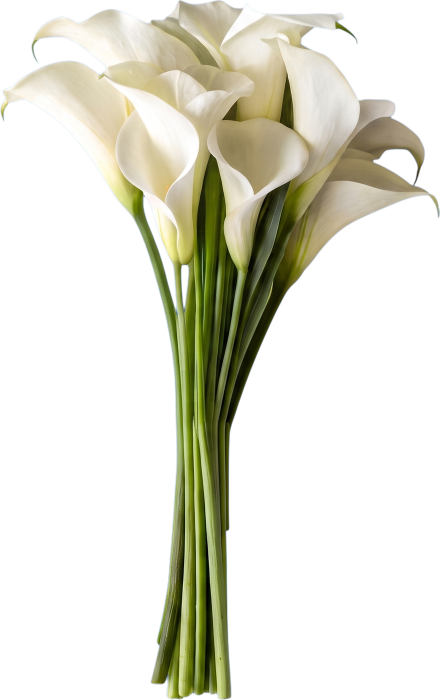
#> input picture assets/flowers/calla-putih.png, 879 x 1400 px, given in place of tulip-putih.png, which was not available (shown at 1/2 size)
$ python measure_bouquet.py ../../assets/flowers ../../assets/flowers/carnation-pink.png 1.0 1.0
#> lines starting #> are read from the running program, lines starting #| are printed output that depends on the picture; after the words box and inside, x2 and y2 are one past the last pixel; in counts of white or black regions, pixels touching at a corner belong together; pictures that were not available may be replaced by others from this repository, and a replacement may not be noted
"""Measure where a bouquet is held and how big it is drawn, relative to a reference.

In the app a bouquet is drawn with its `grip` point on the fist and a height of
`size` x knuckle span (index knuckle to pinky knuckle, landmarks 5 and 17).
To make every bouquet feel equally big in the hand, its flower head is matched
to the reference bouquet (White tulips) in two ways, and the smaller wins:

  area   sqrt(opaque pixels above the grip)    -> same visual mass
  width  3rd-97th percentile column span       -> never wider than 1.05x the reference

The grip is placed `gap` knuckle spans below the lowest bloom, so a strip of bare
stem shows between the flowers and the fingers (approved bouquets use 1-1.5).

Usage:  python measure_bouquet.py FLOWERS_DIR name bloom_bottom [gap]
        bloom_bottom = y (0-1) of the lowest petal, read off the image
Prints a flowers.js-ready `grip` and `size`.
"""
import sys

import numpy as np
from PIL import Image

REFERENCE = ("tulip-putih", 0.673, 3.92)  # id, grip y, size: the bouquet everything is matched to


def alpha(path):
    return np.asarray(Image.open(path))[..., 3] > 128


def head(mask, grip_y):
    above = mask[: int(grip_y * mask.shape[0])]
    cols = np.where(above.sum(0) > 2)[0]
    return np.sqrt(above.sum()), np.percentile(cols, 97) - np.percentile(cols, 3)


def measure(folder, name, bloom_bottom, gap=1.15):
#> called with folder = '../../assets/flowers', name = '../../assets/flowers/carnation-pink.png', bloom_bottom = 1, gap = 1
    ref_id, ref_grip, ref_size = REFERENCE
    ref = alpha(f"{folder}/{ref_id}.png")
#> in alpha, `return np.asarray(Image.open(path))[..., 3] > 128`:
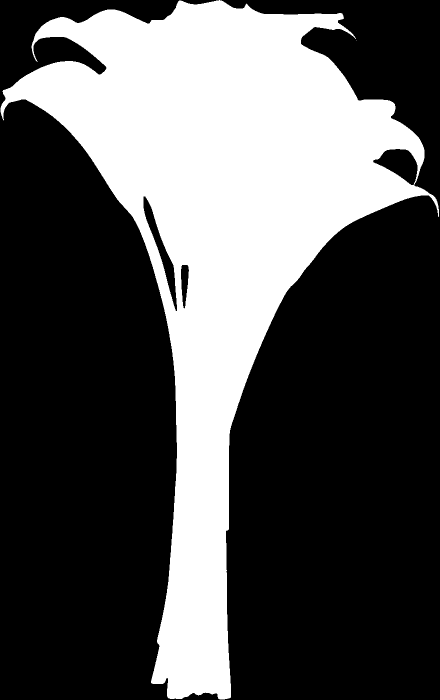
#> returned value: shape (1400, 879) bool (shown at 1/2 size); 33% white; 2 white regions (1 under 20 px), largest, box (x1, y1, x2, y2) and area: (1, 0, 878, 1399) 405577
    ref_unit = ref.shape[0] / ref_size
#> ref_unit = 357.1
    ref_area, ref_width = (v / ref_unit for v in head(ref, ref_grip))
#> in head, `above = mask[: int(grip_y * mask.shape[0])]`:
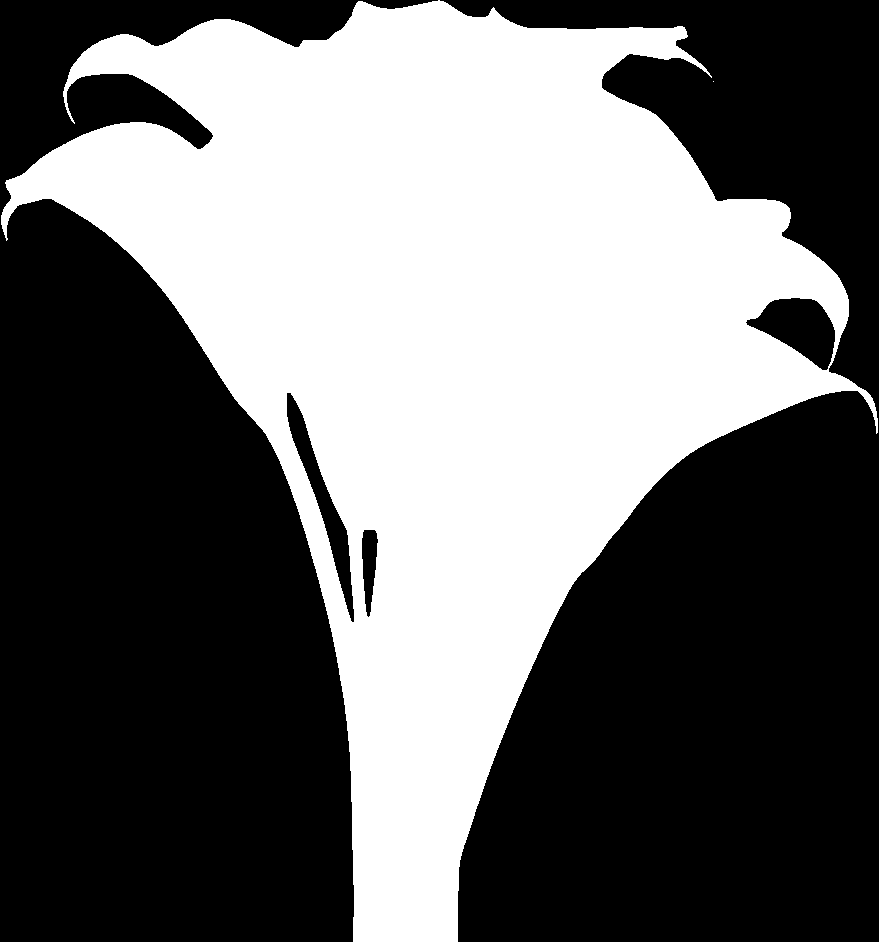
#> above: shape (942, 879) bool; 42.3% white; 2 white regions (1 under 20 px), largest, box (x1, y1, x2, y2) and area: (1, 0, 878, 942) 350053
#> in head, `cols = np.where(above.sum(0) > 2)[0]`: cols = 877 values from 1 to 877
#> ref_area = 1.66; ref_width = 2.31

    mask = alpha(f"{folder}/{name}.png")
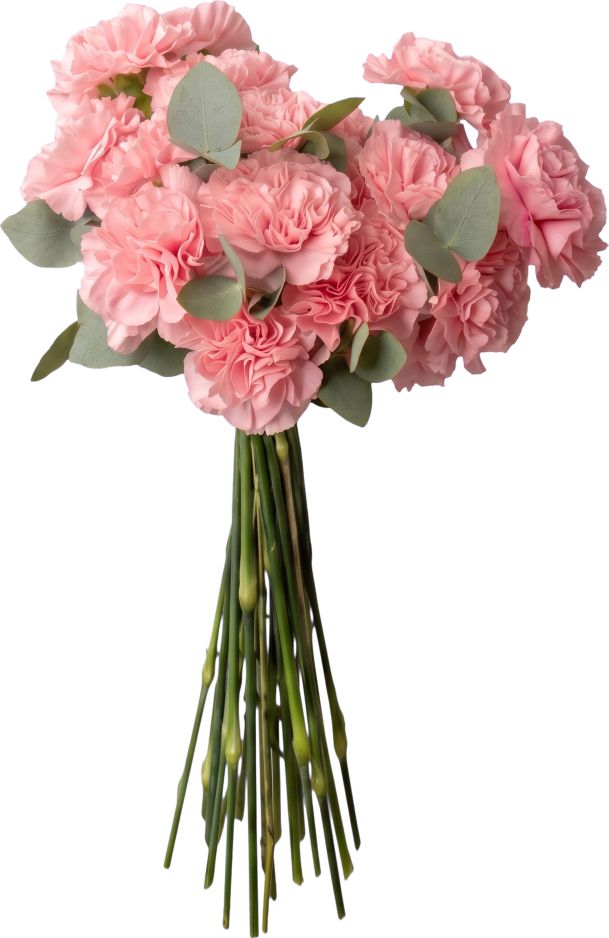
#> input picture assets/flowers/carnation-pink.png, 1217 x 1876 px, given in place of carnation-pink.png.png, which was not available (shown at 1/2 size)
#> in alpha (call 2), `return np.asarray(Image.open(path))[..., 3] > 128`:
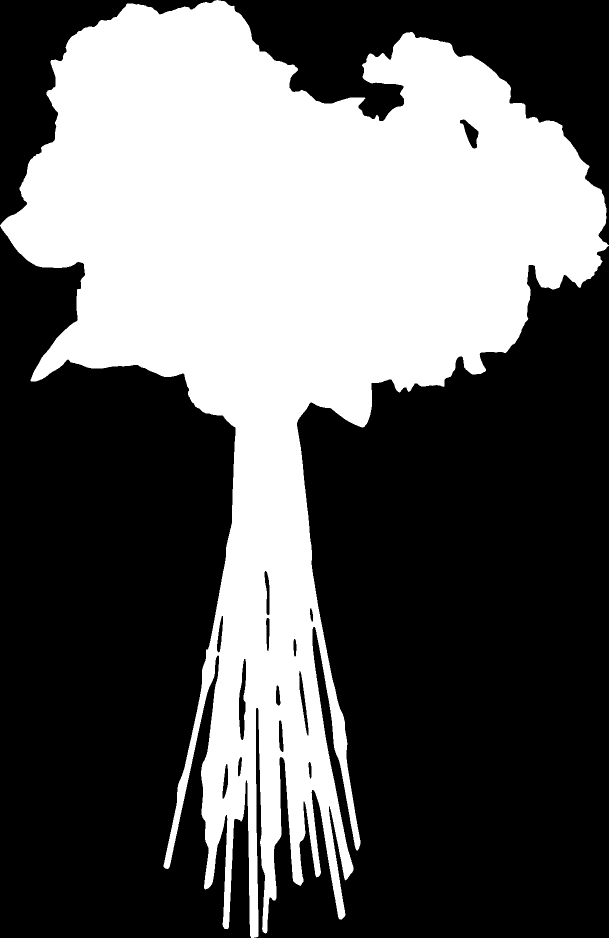
#> returned value: shape (1876, 1217) bool (shown at 1/2 size); 38.5% white; 1 white region, box (x1, y1, x2, y2) and area: (0, 0, 1217, 1876) 878709
    h = mask.shape[0]
#> h = 1876
    size, grip_y = 3.0, bloom_bottom + 0.2
    for _ in range(4):  # size and grip depend on each other; this settles in a few rounds
        area, width = head(mask, grip_y)
        size = min(h * ref_area / area, h * ref_width * 1.05 / width)
        grip_y = min(bloom_bottom + gap / size, 0.95)
#> this loop made 4 passes
#> area on passes 1 to 4: 937.4, 935, 935, 935
#> pass 2, in head (call 3), `above = mask[: int(grip_y * mask.shape[0])]`:
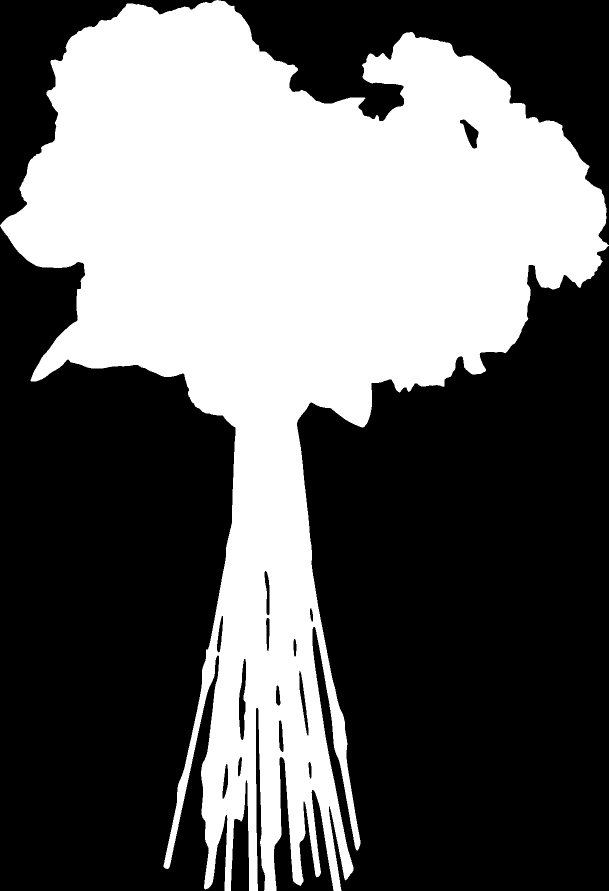
#> above: shape (1782, 1217) bool (shown at 1/2 size); 40.3% white; 1 white region, box (x1, y1, x2, y2) and area: (0, 0, 1217, 1782) 874191
    row = np.where(mask[int(grip_y * h)])[0]
#> row = 72 values from 449 to 682
    stem_below = (1 - grip_y) * size
#> stem_below = 0.166
    return dict(x=round(row.mean() / mask.shape[1], 3), y=round(grip_y, 3), size=round(size, 2), stem_below=round(stem_below, 2))


if __name__ == "__main__":
    folder, name, bloom = sys.argv[1], sys.argv[2], float(sys.argv[3])
    gap = float(sys.argv[4]) if len(sys.argv) > 4 else 1.15
    m = measure(folder, name, bloom, gap)
#> m = {'x': 0.449, 'y': 0.95, 'size': 3.32, 'stem_below': 0.17}
    print(f'grip: {{ x: {m["x"]}, y: {m["y"]} }}, size: {m["size"]},   // stem below fist: {m["stem_below"]} knuckle spans')
#| grip: { x: 0.449, y: 0.95 }, size: 3.32,   // stem below fist: 0.17 knuckle spans
    if m["stem_below"] < 0.8:
        print("stem below the fist is short; lengthen it with stretch_stems.py first")
